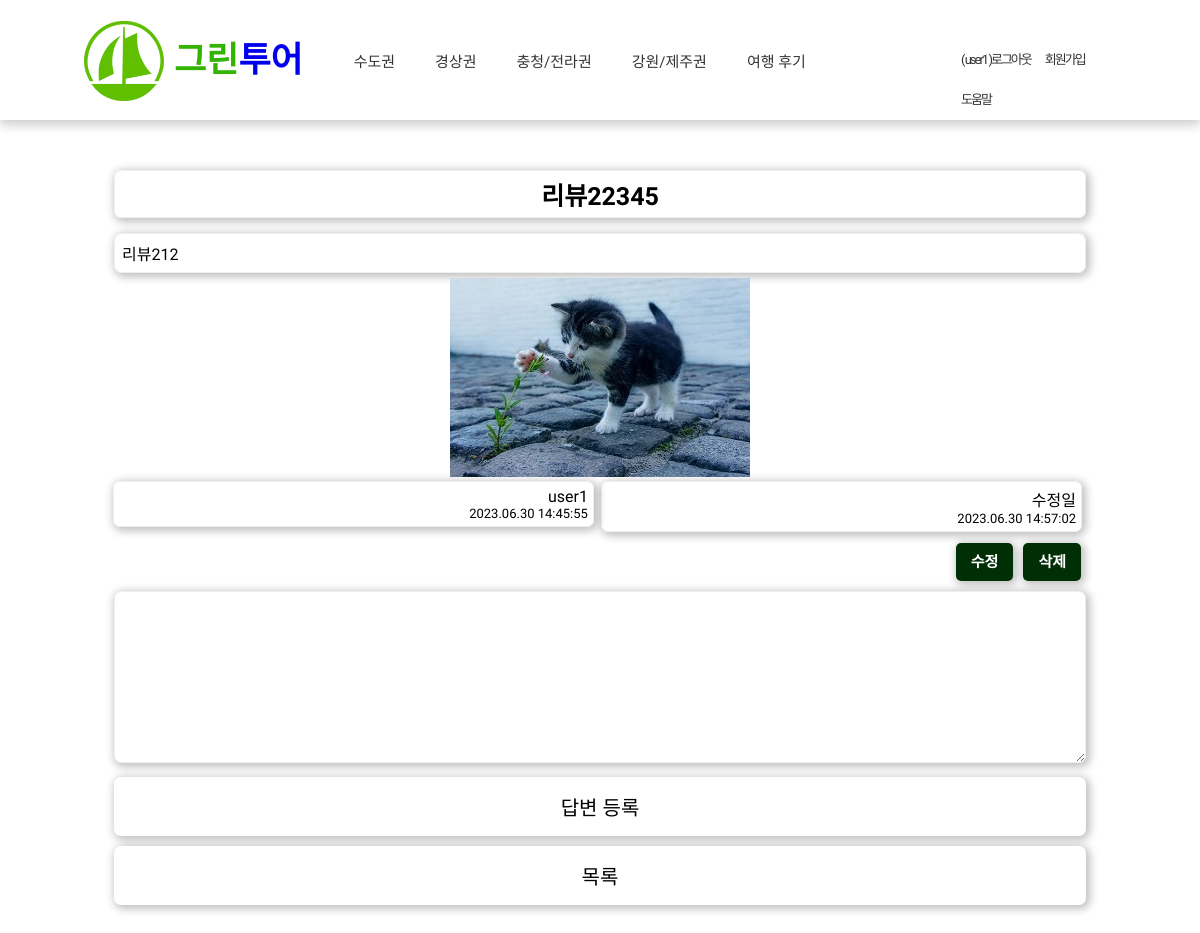
The page /tour/detail/7/ (signed in) on the database its author committed.
### tour/models.py (models this page shows, shortened)
class Question(models.Model):
    author = models.ForeignKey(User, on_delete=models.CASCADE)
    subject = models.CharField(max_length=200)
    content = models.TextField()
    create_date = models.DateTimeField()
    modify_date = models.DateTimeField(null=True, blank=True)
    photo = models.ImageField(upload_to='tour/images/%Y/%m/%d/',
                              null=True, blank=True)

### tour/views.py (the view)
# urls.py: path('detail/<int:question_id>/', views.detail, name='detail'),
def detail(request, question_id):
    question = get_object_or_404(Question, pk=question_id)
    context = {'question': question}
    return render(request, 'tour/detail.html', context)

### templates/tour/detail.html (shortened to what this page needs)
{% extends 'base.html' %}
{% load static %}
{% block content %}
{% include 'header.html' %}
<link rel="stylesheet" href="{% static 'tour/css/boardDetail.css' %}">
<div class="board_detail_container">
    <h2 class="board_detail_subject">{{ question.subject }}</h2>
    <div class="board_detail_part1">
        <div class="board_detail_content_part1_all">
            <div class="board_detail_content">
                {{ question.content }}
            </div>
            {% if question.photo %}
            <div class="photo">
                <img src="{{ question.photo.url }}">
            </div>
            {% endif %}
            <div class="board_detail_author_date_all">
                {% if question.modify_date %}
                <div class="board_detail_modify_date_all">
                    <div class="board_detail_modify_date_text">수정일</div>
                    <div class="board_detail_modify_date">{{ question.modify_date|date:"Y.m.d H:i:s" }}</div>
                </div>
                {% endif %}
                <div class="board_detail_author_create_date">
                    <div class="board_detail_author">{{ question.author }}</div>
                    <div class="board_detail_create_date">{{ question.create_date|date:"Y.m.d H:i:s" }}</div>
                </div>
            </div>
            {% if question.author == request.user %}
            <div class="board_detail_correction_delete_button1">
                <div class="board_detail_correction_button1_box">
                    <a href="{% url 'tour:question_modify' question.id %}"
                        class="board_detail_correction_button1">수정</a>
                </div>
                <div class="board_detail_delete_button1_box">
                    <a href="{% url 'tour:question_delete' question.id %}"
                   data-uri=""
                        class="delete board_detail_delete_button1">삭제</a>
                </div>
            </div>
            {% endif %}
        </div>
    </div>
    <form action="{% url 'tour:answer_create' question.id %}" method="post" class="board_detail_textarea_form">
        <div class="board_detail_textarea_box">
            <textarea name="content" id="content" rows="10" cols="40" class="board_detail_textarea"
                      {% if not user.is_authenticated %}disabled{% endif %}></textarea>
        </div>
        <input type="submit" value="답변 등록" class="board_detail_input_button">
    </form>
    <button type="button" class="board_detail_button" onclick="location.href='{% url 'tour:question_list' %}'">목록</button>
</div>
{% endblock %}

### templates/header.html (shortened to what this page needs)
{% load static %}
<link rel="stylesheet" href="{% static 'tour/css/style.css' %}">
<link rel="stylesheet" href="{% static 'tour/css/head.css' %}">
<div id="container">
    <header>
        <div class="logo">
            <a href="{% url 'index' %}">
                <img src="{% static 'tour/images/greenboat.png' %}" alt="메인" id="logo_pic">
                <h1>
                    <span class="abc">그린</span><span class="cba">투어</span>
                </h1>
            </a>
        </div>
        <nav class="navbar">
            <ul>
                <li><a href="{% url 'tour:detail_ca' %}">수도권</a></li>
                <li><a href="{% url 'tour:detail_gs' %}">경상권</a></li>
                <li><a href="{% url 'tour:detail_cj' %}">충청/전라권</a></li>
                <li><a href="{% url 'tour:detail_gj' %}">강원/제주권</a></li>
                <li><a href="{% url 'tour:question_list' %}">여행 후기</a></li>
            </ul>
        </nav>
        <div class="smallhead">
            <ul>
                <li>
                    {% if user.is_authenticated %}
                    <a href="{% url 'common2:logout' %}">
                        ( {{ user.username }} )로그아웃
                    </a>
                    {% else %}
                    <a href="{% url 'common2:login' %}">
                        {{ user.username }}로그인
                    </a>
                    {% endif %}
                </li>
                <li><a href="{% url 'common2:signup' %}">회원가입</a></li>
                <li><a href="#">도움말</a></li>
            </ul>
        </div>
    </header>
</div>

### static/tour/css/style.css (style rules this page uses)
* { margin: 0; padding: 0; box-sizing: border-box; }
header { height: 120px; box-shadow: 0 4px 4px -1px rgba(0, 0, 0, 0.1); }
.smallhead { width: 380px; height: 40px; margin:0 auto; margin-right:100px; }
.smallhead ul { float:right; margin-right: 20px; position:relative; left:20px; }
.smallhead ul li { list-style: none; display:inline-block; line-height: 40px; font-size: 13px; padding: 0 5px; letter-spacing: -2px; }
.smallhead ul li a { text-decoration: none; color: #333; }
@media screen and (min-width: 1100px) { header { width:100%; height: 120px; box-shadow: 0 4px 4px -1px rgba(0, 0, 0, 0.1); } }
@media screen and (min-width: 1100px) { .navbar { width:1000px; position:relative; left:100px; margin-right:100px; } }
@media screen and (min-width: 1100px) { .smallhead { width: 5%; height: 40px; position:relative; left:100px; } }
@media screen and (min-width: 1100px) { .smallhead ul { width: 160px; float:right; margin-right: 20px; } }
@media screen and (min-width: 1100px) { .smallhead ul li { list-style: none; display:inline-block; line-height: 40px; font-size: 13px; padding: 0 5px; letter-spacing: -2px; } }
@media screen and (min-width: 1100px) { .smallhead ul li a { text-decoration: none; color: #333; } }

### static/tour/css/head.css (style rules this page uses)
* { margin: 0; padding: 0; font-family: Arial, Helvetica, sans-serif; text-decoration: none; }
header { top: 0; left: 0; right: 0; background: #ffffff; box-shadow: 0 5px 10px rgba(0, 0, 0, 0.2); padding: 0 7%; position: relative; display:flex; align-items: center; justify-content: space-between; z-index: 1000; }
.logo #logo_pic { width:80px; margin-top:90px; }
.logo h1 .abc { width:80%; font-size:35px; position:relative; bottom:100px; left:90px; color: rgba(50, 180, 0); font-family: 'Single Day', cursive; }
.logo h1 .cba { width:80%; font-size:35px; position:relative; bottom:100px; left:90px; font-family: 'Single Day', cursive; }
header .logo { width:23%; font-weight: bolder; font-size: 34px; color: #333; color: rgb(50, 180, 0); font-family: 'Single Day', cursive; }
header .navbar ul { width:95%; list-style: none; }
header .navbar ul li { position:relative; float: left; }
header .navbar ul li a { font-size: 15px; padding: 20px; color: #333; display: block; }

### rows shown on the page
Question: subject "리뷰22345", content "리뷰212", photo (picture), modify_date "2023.06.30 14:57:02", author "user1", create_date "2023.06.30 14:45:55"

### other values the page prints
{{ user.username }} "user1"
